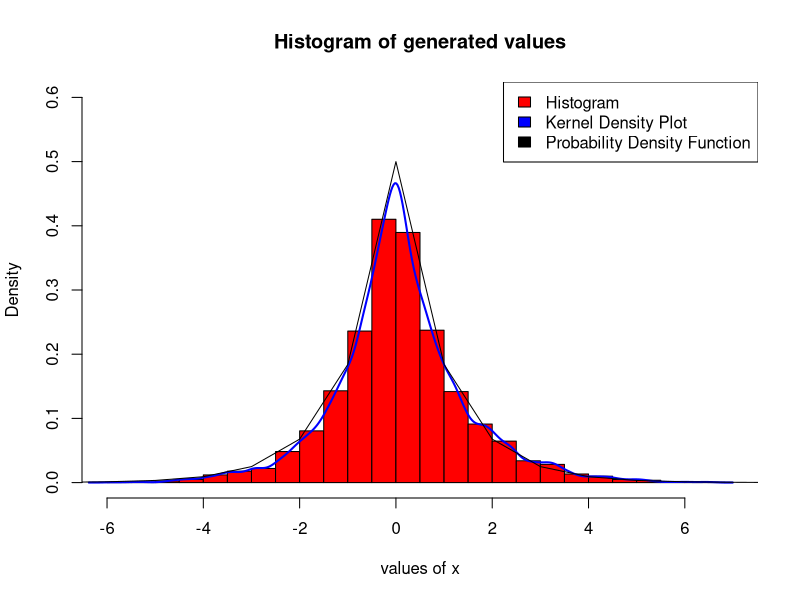
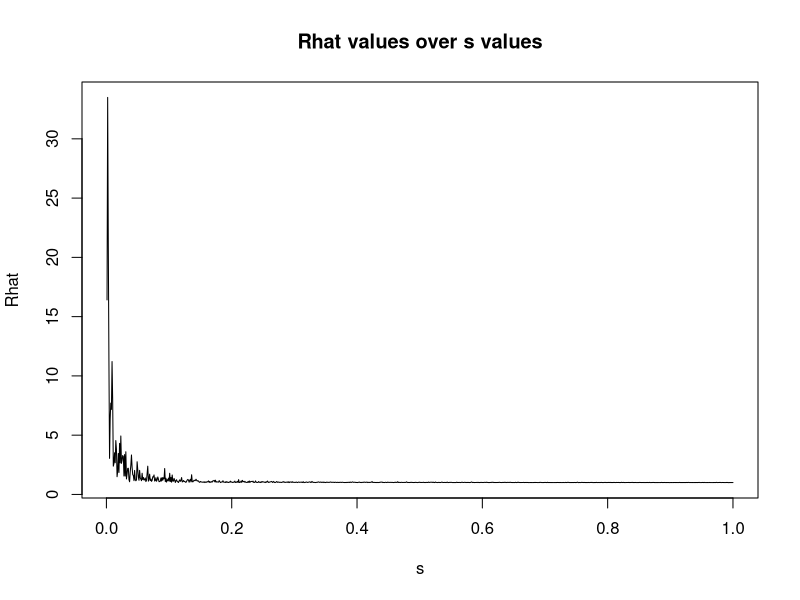

The R source for these figures, in order:
## ---- chunk 1
target <- function(x) {    
  (0.5*exp(-abs(x)))
}
## ---- chunk 2
x0 <- 0                    # initial value
N <- 10000                 # number of iterations
s <- 1                     # standard deviation
## ---- chunk 3
generated_x <- numeric(N)
generated_x[1] <- x0
## ---- chunk 4
for (i in 2:N) {
  random_x <- rnorm(1, mean = generated_x[i-1], s = s)
  log_ratio <- log(target(random_x)) - log(target(generated_x[i-1]))
  u <- runif(n = 1, min = 0, max = 1)
  if (log(u) < log_ratio) {           
    generated_x[i] <- random_x
  } else {
    generated_x[i] <- generated_x[i-1]
  } 
}
## ---- chunk 5
hist(generated_x, breaks = 30, freq = FALSE, col= "red", ylim = c(0,0.6), xlab = "values of x", main = "Histogram of generated values") 
lines(density(generated_x), lwd = 2, col = "blue")
x_values <- seq(from = -10, to = 10)
lines(x_values, 0.5*exp(-abs(x_values)), lty= 7, col = "black")
legend("topright", legend = c("Histogram", "Kernel Density Plot", "Probability Density Function"), fill = c("red", "blue", "black"))
## ---- chunk 6
MC_estimates_of_mean <- mean(generated_x)
MC_estimates_of_sd <- sd(generated_x)
print(MC_estimates_of_mean)
print(MC_estimates_of_sd)
## ---- chunk 7
N <- 2000            
J <- 4
s <- 0.001
## ---- chunk 8
algorithm <- function(N, s, initial_values) {
  generated_x <- numeric(N)
  generated_x[1] <- initial_values
  
  for (i in 2:N) {
    random_x <- rnorm(1, mean = generated_x[i-1], sd = s)
    log_ratio <- log(target(random_x)) - log(target(generated_x[i-1]))
    u <- runif(n = 1, min = 0, max = 1)
    if (log(u) < log_ratio) {           
    generated_x[i] <- random_x
  } else {
    generated_x[i] <- generated_x[i-1]
  } 
}
  
return(generated_x)
}

chains <- matrix(NA, nrow = N, ncol = J)
for (j in 1:J) {
  initial_values <- rnorm(1)
  chains[, j] <- algorithm(N, s, initial_values)
}
## ---- chunk 9
Mj <- apply(chains, MARGIN = 2, mean)
Vj <- apply(chains, MARGIN = 2, var)
W <- mean(Vj)
M <- mean(Mj)
B <- var(Mj)

Rhat <- sqrt((B + W) / W)
print(Rhat)
## ---- chunk 10
s_values <- seq(from = 0.001, to = 1, length.out = 1000)  
## ---- chunk 11
R_hat_ <- function(N, J, s) {
  chains <- matrix(NA, nrow = N, ncol = J)
  for (j in 1:J) {
    initial_values <- rnorm(1)
    chains[,j] <- algorithm(N, s, initial_values)
  }
  
Mj <- apply(chains, MARGIN = 2, mean)
Vj <- apply(chains, MARGIN = 2, var)
W <- mean(Vj)
M <- mean(Mj)
B <- var(Mj)

Rhat <- sqrt((B + W) / W)

return(Rhat)
}
## ---- chunk 12
Rhat_values <- sapply(s_values, function(s) R_hat_(N, J, s))
## ---- chunk 13
plot(s_values, Rhat_values, type = "l", xlab = "s", ylab = "Rhat", main = "Rhat values over s values")
